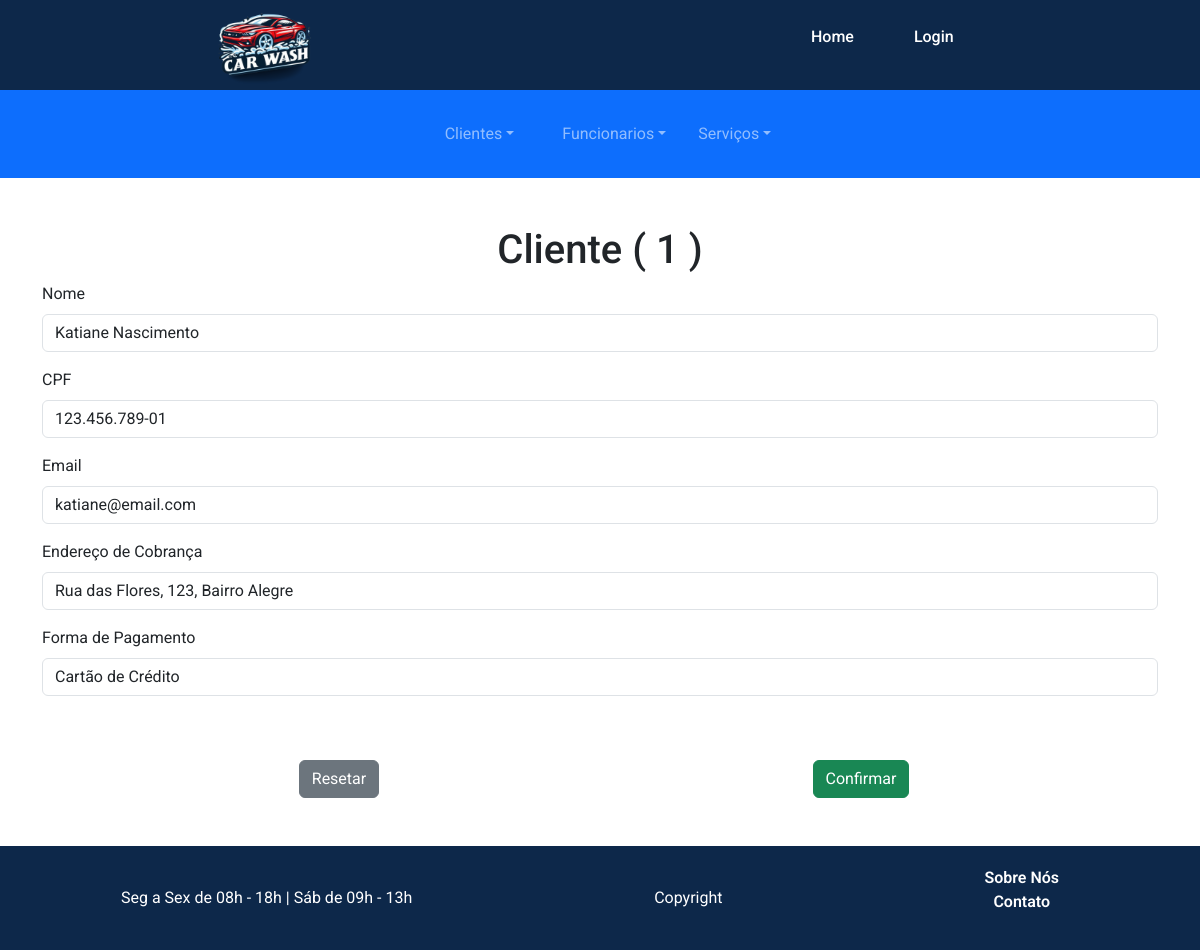
Screenshot of /backEnd/clienteEditar.php?id=1 with the database file from the repository.
### tables this page shows
CREATE TABLE `pessoas` (
  `id_pessoa` int(11) NOT NULL,
  `nome` varchar(255) NOT NULL,
  `cpf` varchar(255) NOT NULL,
  `email` varchar(255) NOT NULL
);

CREATE TABLE `clientes` (
  `id_cliente` int(11) NOT NULL,
  `enderecoCobranca` varchar(255) NOT NULL,
  `formaPagamento` varchar(255) NOT NULL
);

### Classes/Database.class.php (called while the page is built, shortened)
<?php
class Database
{
    private $host;
    private $username;
    private $password;
    private $database;
    private $connection;
    public function __construct($host, $username, $password, $database)
    {
        $this->host = $host;
        $this->username = $username;
        $this->password = $password;
        $this->database = $database;
    }
    private function connect()
    {
        $this->connection = new mysqli($this->host, $this->username, $this->password, $this->database);
    }
    public function query($sql)
    {
        return $this->connection->query($sql);
    }
}
?>

### control/DataBaseControl.class.php (called while the page is built)
<?php
require_once "../Classes/Database.class.php";
$db = new Database("localhost", "root", "", "lava_jato");
?>

### control/ClientesControl.class.php (called while the page is built, shortened)
<?php
require_once "../Classes/Clientes.class.php";
class ClienteControl {
    private $conexao;
    function __construct($conexao) {
        $this->conexao = $conexao;
    }
    public function buscarPorId($id) {
        $sql = "SELECT * FROM pessoas WHERE id_pessoa = $id";
        $result = $this->conexao->query($sql);
        $dadosPessoa = "";
        if ($result->num_rows > 0) {
            $dadosPessoa = $result->fetch_assoc();
        }
        $sql = "SELECT * FROM clientes WHERE id_cliente = $id";
        $result = $this->conexao->query($sql);
        $dadosCliente= "";
        if ($result->num_rows > 0) {
            $dadosCliente = $result->fetch_assoc();
        }
        if ($dadosPessoa != "" && $dadosCliente != "") {
            $cliente = new Cliente ($dadosPessoa['nome'], $dadosPessoa['cpf'], $dadosPessoa['email'], $dadosCliente['enderecoCobranca'], $dadosCliente['formaPagamento']);
            $cliente->setId($dadosPessoa['id_pessoa']);
            return $cliente;
        }
        return null;
    }
}
?>

### Classes/Pessoas.class.php (called while the page is built, shortened)
<?php
class Pessoas {
    private $id;
    private $nome;
    private $cpf;
    private $email;
    function __construct($nome = "", $cpf = "", $email = "")
    {
        $this->nome = $nome;
        $this->cpf = $cpf;
        $this->email = $email;
    }
    function getEmail()
    {
        return $this->email;
    }
    function getNome()
    {
        return $this->nome;
    }
    function getCpf()
    {
        return $this->cpf;
    }
    function getId()
    {
        return $this->id;
    }
    function setId($id)
    {
        return $this->id = $id;
    }
}
?>

### Classes/Clientes.class.php (called while the page is built, shortened)
<?php
require_once "Pessoas.class.php";
class Cliente extends Pessoas {
    private $enderecoCobranca;
    private $formaPagamento;
    function __construct($nome = "", $cpf = "", $email = "", $enderecoCobranca = "", $formaPagamento = "") {
        $this->enderecoCobranca = $enderecoCobranca;
        $this->formaPagamento = $formaPagamento;
    }
    function getEnderecoCobranca() {
        return $this->enderecoCobranca;
    }
    function getFormaPagamento() {
        return $this->formaPagamento;
    }
}
?>

### backEnd/clienteEditar.php (the view, shortened to what this page needs)
<?php
require_once "../control/DataBaseControl.class.php";
require_once "../control/ClientesControl.class.php";
require_once "siteConfig.php";
$clienteControl = new ClienteControl($db);
$id = @$_GET["id"];
$cliente = $clienteControl->buscarPorId($id);
if ($cliente == "") {
  echo "Esse ID Não é de um Cliente";
} else if ($cliente != "") {
?>
  <div class="container">
    <h1 class="text-center mt-5">Cliente<?php echo " ( " . $cliente->getId() . " ) " ?></h1>
    <form action="EditarAcao.php?id=cliente" method="POST">
      <div class="mb-3">
        <label for="exampleFormControlInput1" class="form-label">Nome</label>
        <input type="text" name="nome" class="form-control" value="<?php echo $cliente->getNome(); ?>">
      </div>
      <div class="mb-3">
        <label for="exampleFormControlTextarea1" class="form-label">CPF</label>
        <input type="text" name="cpf" class="form-control" value="<?php echo $cliente->getCpf(); ?>">
      </div>
      <div class="mb-3">
        <label for="exampleFormControlInput1" class="form-label">Email</label>
        <input type="text" name="email" class="form-control" value="<?php echo $cliente->getEmail(); ?>">
      </div>
      <div class="mb-3">
        <label for="exampleFormControlInput1" class="form-label">Endereço de Cobrança</label>
        <input type="text" name="enderecoCobranca" class="form-control" value="<?php echo $cliente->getEnderecoCobranca(); ?>">
      </div>
      <div class="mb-3">
        <label for="exampleFormControlTextarea1" class="form-label">Forma de Pagamento</label>
        <input type="text" name="formaPagamento" class="form-control" value="<?php echo $cliente->getFormaPagamento(); ?>">
      </div>
      <div class="row text-center p-5">
        <div class="col"><button type="reset" class="btn btn-secondary">Resetar</button>
        </div>
        <div class="col"><button type="submit" class="btn btn-success">Confirmar</button>
        </div>
      </div>
    </form>
  </div>
<?php
}
?>

### css/style.css (style rules this page uses)
* { margin: 0; padding: 0; font-family: 'Roboto', sans-serif; box-sizing: border-box; }
body { min-height: 100vh; width: 100vw; display: flex; flex-direction: column; }
button { margin-top: 50px; }

### rows the page displays
pessoas: id_pessoa "1", nome "Katiane Nascimento", cpf "123.456.789-01", email "katiane@email.com"
clientes: enderecoCobranca "Rua das Flores, 123, Bairro Alegre", formaPagamento "Cartão de Crédito"
